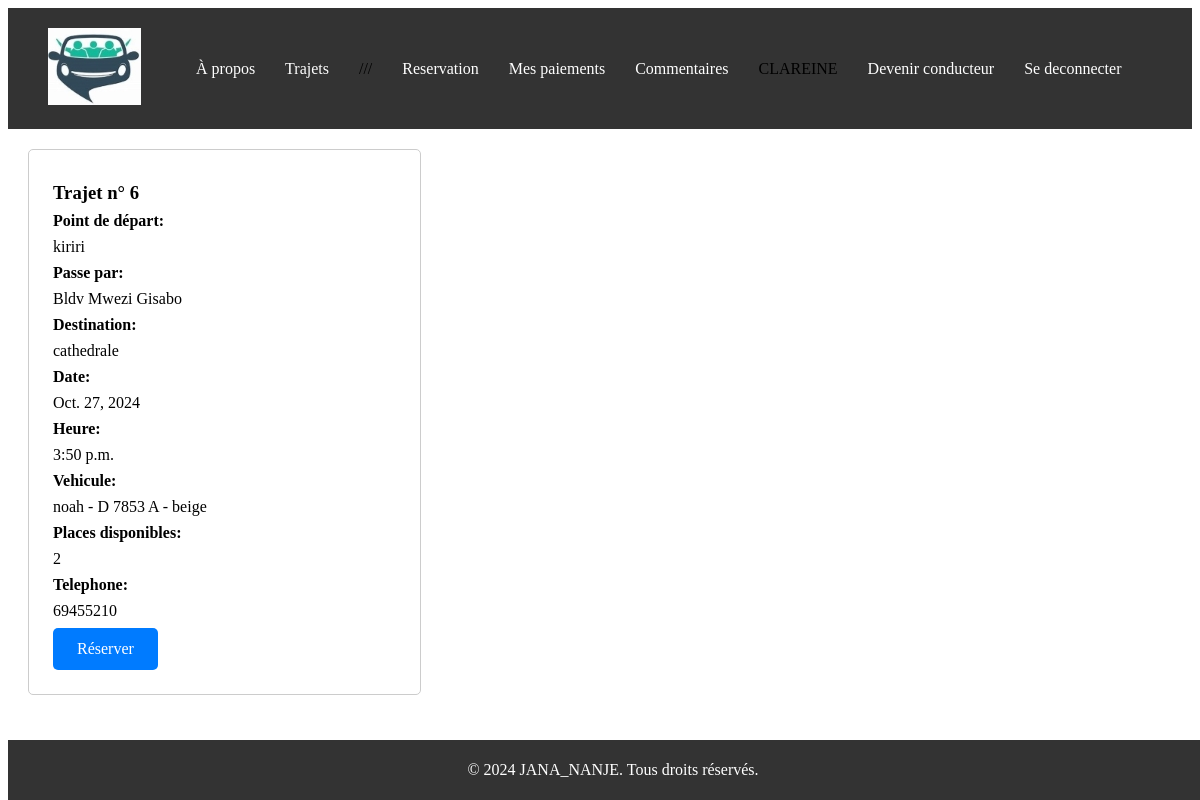
/trajet/ (signed in), run on the app's committed database.
### covoiturage/models.py (models this page shows, shortened)
class Trajet(models.Model):
    point_depart = models.CharField(max_length=255)
    passe_par = models.CharField(max_length=255, null=True)
    destination = models.CharField(max_length=255)
    heure_depart = models.TimeField(editable=True, null=True)
    places_disponibles = models.IntegerField()
    date = models.DateField(editable=True, null=True)
    user = models.ForeignKey(User, on_delete=models.CASCADE, null=True)
    vehicule = models.ForeignKey(Vehicule, on_delete=models.CASCADE, null=True)
    status = models.CharField(max_length=20, choices=[('En cours', 'En cours'), ('Terminé', 'Terminé'),('Annulé','Annulé')])
    telephone = models.PositiveBigIntegerField(null = True)

class Vehicule(models.Model):
    user = models.ForeignKey(User, on_delete=models.CASCADE, related_name='vehicules', null=True)
    modele = models.CharField(max_length=35, null=True)
    plaque = models.CharField(max_length=10, null=True)
    places = models.IntegerField(null=True)
    color = models.CharField(max_length=40, null=True)
    def __str__(self) -> str:
        return f"{self.modele} - {self.plaque} - {self.color}"

### Stage/views.py (the view)
# urls.py: path('trajet/', views.trajets, name='trajet'),
@login_required(login_url='/login/')
def trajets(request):
    now = timezone.now()
    trajets = Trajet.objects.filter(date__gte=now.date(), places_disponibles__gt=0)
    trajets = trajets.exclude(user=request.user)
    trajets = trajets.exclude(date=now.date(),heure_depart__lt=now.time())
    context = {'trajets': trajets}
    return render(request, 'trajet.html', context)

### templates/trajet.html
{% extends 'index.html' %}
{% block section %}
{% load static %}
<link rel="stylesheet" type="text/css" href="{% static 'trajet.css' %}" >
<div class="trajet-list">
    {% for trajet in trajets %}
    <section class="trajet-item {% if trajet.is_done %}done{% endif %}">
        <section class="trajet-info">
            <h1>Trajet n° {{ trajet.id }}</h1>
            <h4>Point de départ:</h4><p>{{ trajet.point_depart }}</p>
            <h4>Passe par:</h4><p>{{ trajet.passe_par }}</p>
            <h4>Destination:</h4><p>{{ trajet.destination }}</p>
            <h4>Date:</h4><p>{{ trajet.date }}</p>
            <h4>Heure:</h4><p>{{ trajet.heure_depart }}</p>
            <h4>Vehicule:</h4><p>{{ trajet.vehicule }}</p>
            <h4>Places disponibles:</h4><p>{{ trajet.places_disponibles }}</p>
            <h4>Telephone:</h4><p>{{ trajet.telephone }}</p>
            {% if request.user == trajet.user %}
            <div class="modifier-btn-container">
                <a href="{% url 'modifierT' trajet.id %}" class="cta-button">Modifier</a>
                <a href="{% url 'deleteT' trajet.id %}" class="cta-button" id="delete-button">Supprimer</a>
            </div>
            {% else %}
            <a href="{% url 'reservation' %}" class="cta-button">Réserver</a>
            {% endif %}
        </section>
    </section>
    {% endfor %}
</div>
{% endblock section %}

### templates/index.html (shortened to what this page needs)
{% load static %}
<!DOCTYPE html>
<html>
<head>
    <link rel="stylesheet" type="text/css" href="{% static 'styles.css' %}" >
</head>
<body>
    <div class="wrapper">
        <header>
            <div class="nav">
            <nav class="nav">
                    <div class="logo-container">
                    <img src="{% static 'monlogo.jpg' %}" class="logo" alt="Logo">
                    </div>
                <ul class="nav-links">
                    <li><a href="/">À propos</a></li>
                    <li><a href='/trajet'>Trajets</a></li>
                    {% if user.is_anonymous %}
                        <li><a href="/register">Creer un compte</a></li>
                        <li><a href="/login">Se connecter</a></li>
                     {% else %}
                        <li>///</li>
                        <li><a href="/reservation">Reservation</a></li>
                        <li><a href='/payer'>Mes paiements</a></li>
                        <li><a href='/comments'>Commentaires</a></li>
                        <li>{{ user.username | upper }}</li>
                        <li><a href="{% url 'verify' %}">Devenir conducteur</a></li>
                        <li><a href="/logout">Se deconnecter</a></li>
                    {% endif %}
                </ul>
            </nav>
            </div>
        </header>
       <div class="content-wrapper">
            {% block section %}{% endblock %}
        </div>
        <footer>
            <p>&copy; 2024 JANA_NANJE. Tous droits réservés.</p>
        </footer>
    </div>
</body>
</html>

### static/styles.css (style rules this page uses)
:root { --primary-color: #11f8ce; --secondary-color: #2980B9; --text-color: #333333; --background-color: #F2F2F2; }
.wrapper { display: flex; flex-direction: column; }
.nav { display: flex; align-items: center; background-color: #333333; padding: 10px 20px; }
.logo { max-width: 100px; height: auto; margin-bottom: 0; }
.nav-links { list-style: none; display: flex; margin-left: auto; }
.nav-links li { margin: 0 15px; }
.nav-links a { color: #fff; text-decoration: none; }
.content-wrapper { flex-grow: 1; padding: 20px; }
.cta-button, .contact-button { display: inline-block; color: #fff; background: var(--secondary-color); text-decoration: none; padding: 10px 20px; border-radius: 5px; transition: background-color 0.3s ease; }
footer { background-color: #333; color: #fff; text-align: center; padding: 5px; position: fixed; bottom: 0; width: 100%; }

### static/trajet.css (style rules this page uses)
.trajet-list { display: flex; flex-wrap: wrap; justify-content: space-between; }
.trajet-item { flex-basis: 30%; margin-bottom: 2rem; padding: 1.5rem; border: 1px solid #ccc; border-radius: 5px; display: flex; flex-direction: column; justify-content: space-between; }
.trajet-info h1, .trajet-info h4 { margin: 0.5rem 0; }
.trajet-info p { margin: 0.5rem 0; }
.cta-button { align-self: flex-end; padding: 0.75rem 1.5rem; background-color: #007bff; color: white; border: none; border-radius: 5px; cursor: pointer; }

### data on the page
Trajet: id "6", point_depart "kiriri", passe_par "Bldv Mwezi Gisabo", destination "cathedrale", date "Oct. 27, 2024", heure_depart "3:50 p.m.", vehicule "noah - D 7853 A - beige", places_disponibles "2", telephone "69455210", shows "Réserver"

### other printed values
{{ user.username | upper }} "CLAREINE"
